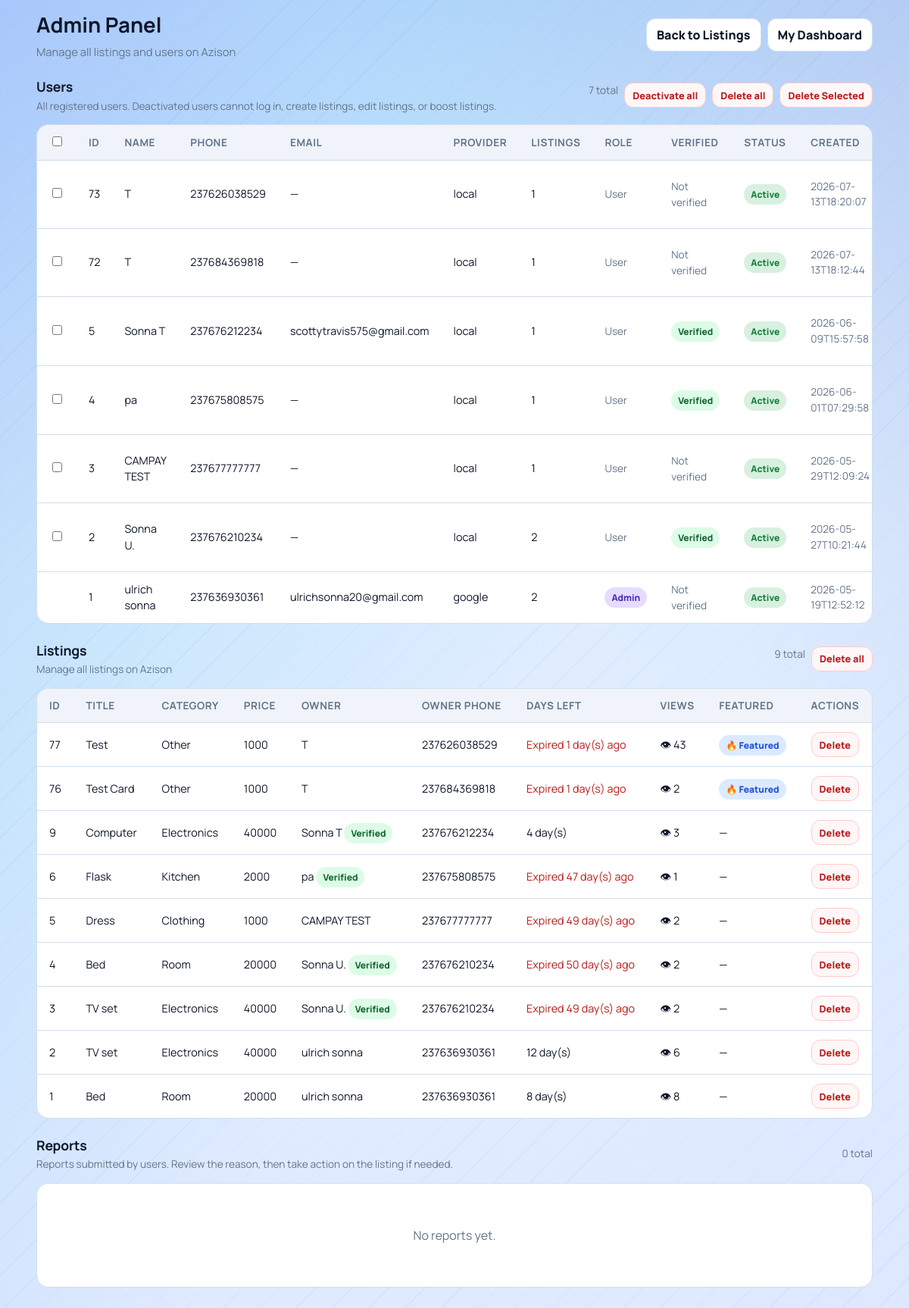
Page /admin (signed in) on the earlier database version.
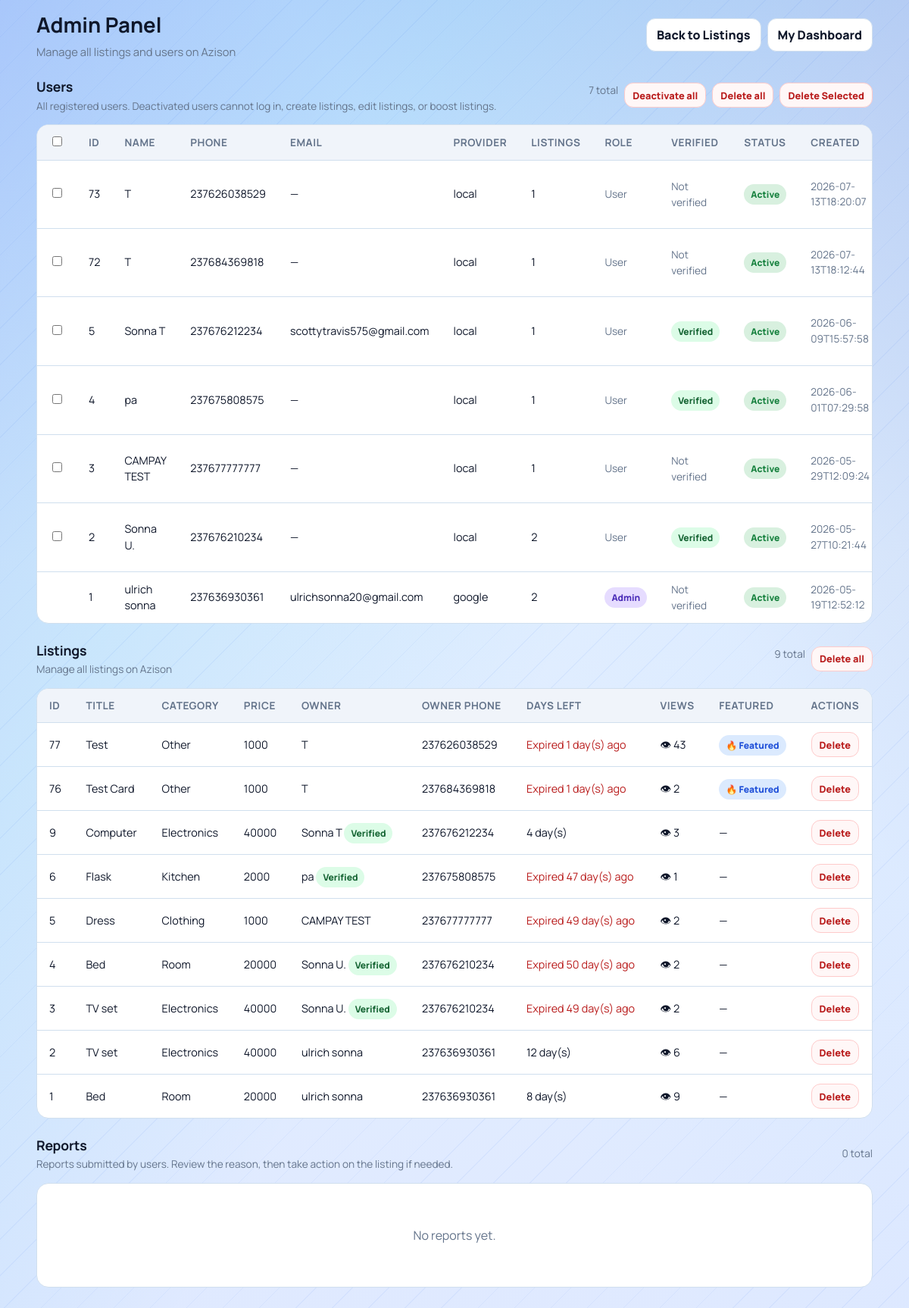
Same page on the later database version.
### tables this page shows
CREATE TABLE listings(
            id INTEGER PRIMARY KEY AUTOINCREMENT,
            title TEXT,
            price TEXT,
            category TEXT,
            phone TEXT,
            owner_phone TEXT,
            leave_date TEXT,
            description TEXT,
            image TEXT,
            is_featured INTEGER DEFAULT 0
        , view_count INTEGER DEFAULT 0);

CREATE TABLE users(
            id INTEGER PRIMARY KEY AUTOINCREMENT,
            full_name TEXT NOT NULL,
            phone TEXT NOT NULL UNIQUE,
            password_hash TEXT NOT NULL,
            email TEXT,
            google_sub TEXT,
            auth_provider TEXT NOT NULL DEFAULT 'local',
            created_at TEXT NOT NULL
        , is_admin INTEGER DEFAULT 0, is_active INTEGER DEFAULT 1, is_verified INTEGER DEFAULT 0);

### app.py (the view, shortened to what this page needs)
@app.route("/admin")
@admin_required
def admin_panel():
    conn = get_db()
    cursor = conn.cursor()
    ensure_user_verified_column(cursor)
    conn.commit()
    cursor.execute(
        """
        SELECT l.*, u.full_name as owner_name, u.is_verified as owner_is_verified
        FROM listings l
        LEFT JOIN users u ON u.phone = l.owner_phone
        ORDER BY l.id DESC
        """
    )
    rows = cursor.fetchall()
    cursor.execute(
        """
        SELECT u.id, u.full_name, u.phone, u.email, u.auth_provider, u.is_admin, u.is_active, u.is_verified, u.created_at,
               (SELECT COUNT(*) FROM listings l WHERE l.owner_phone = u.phone) AS listing_count
        FROM users u
        ORDER BY u.is_active ASC, u.id DESC
        """
    )
    user_rows = cursor.fetchall()
    cursor.execute(
        """
        SELECT r.id, r.listing_id, r.reporter_user_id, r.reason, r.comment, r.created_at,
               l.title AS listing_title, l.category AS listing_category,
               u.full_name AS reporter_name, u.phone AS reporter_phone, u.email AS reporter_email
        FROM reports r
        LEFT JOIN listings l ON l.id = r.listing_id
        LEFT JOIN users u ON u.id = r.reporter_user_id
        ORDER BY r.id DESC
        """
    )
    report_rows = cursor.fetchall()
    conn.close()
    today = current_date()
    listings = []
    for row in rows:
        leave_date = datetime.strptime(row["leave_date"], "%Y-%m-%d").date()
        days_left = (leave_date - today).days
        is_expired = days_left < 0
        is_soon = 0 <= days_left <= 3
        listings.append(
            {
                "id": row["id"],
                "title": row["title"],
                "price": row["price"],
                "category": row["category"],
                "phone": row["phone"],
                "owner_phone": row["owner_phone"] or "",
                "owner_name": row["owner_name"] or "Unknown",
                "owner_is_verified": bool(row_value(row, "owner_is_verified", 0) == 1),
                "leave_date": row["leave_date"],
                "description": row["description"] or "",
                "image": row["image"],
                "is_featured": row["is_featured"],
                "view_count": row["view_count"],
                "days_left": days_left,
                "is_expired": is_expired,
                "is_soon": is_soon,
            }
        )
    users = []
    for user_row in user_rows:
        users.append(
            {
                "id": user_row["id"],
                "full_name": user_row["full_name"] or "",
                "phone": user_row["phone"] or "",
                "email": user_row["email"] or "",
                "auth_provider": user_row["auth_provider"] or "local",
                "is_admin": bool(user_row["is_admin"] == 1),
                "is_active": bool(user_row["is_active"] == 1),
                "is_verified": bool(row_value(user_row, "is_verified", 0) == 1),
                "created_at": user_row["created_at"] or "",
                "listing_count": user_row["listing_count"] or 0,
            }
        )
    reports = []
    return render_template("admin.html", listings=listings, users=users, reports=reports)

### app.py (called while the page is built)
def env_flag(name):
    return os.getenv(name, "").strip().lower() in {"1", "true", "yes", "on"}

def get_db():
    if USE_POSTGRES:
        if psycopg2 is None:
            raise RuntimeError("DATABASE_URL is set but psycopg2 is not installed.")
        return PostgresConnection(psycopg2.connect(normalize_database_url(DATABASE_URL)))
    conn = sqlite3.connect(SQLITE_DATABASE_PATH)
    conn.row_factory = sqlite3.Row
    return conn

def normalize_phone(raw_phone):
    if not raw_phone:
        return ""
    phone = re.sub(r"\D", "", raw_phone)
    if phone.startswith("00"):
        phone = phone[2:]
    national_number = ""
    if phone.startswith("237") and len(phone) == 12:
        national_number = phone[3:]
    elif len(phone) == 10 and phone.startswith("0"):
        national_number = phone[1:]
    elif len(phone) == 9:
        national_number = phone
    else:
        return ""
    if len(national_number) != 9 or national_number[0] not in {"2", "6"}:
        return ""
    phone = "237" + national_number
    return phone

def current_date():
    return datetime.today().date()

### templates/admin.html (shortened to what the changed rows need)
<!DOCTYPE html>
<html lang="en">
<head>
    <link rel="stylesheet" href="{{ url_for('static', filename='css/marketplace.css') }}">
</head>
<body>
    <main class="page">
        <section class="topbar">
            <div class="title-wrap">
                <h1>Admin Panel</h1>
            </div>
        </section>
        <section class="section-heading">
            <div>
                <h2>Users</h2>
            </div>
        </section>
        <section class="table-container">
            {% if users %}
                <table>
                    <thead>
                        <tr>
                            <th><input type="checkbox" id="select-all-users" onchange="toggleAllUserCheckboxes(this);"></th>
                            <th>ID</th>
                            <th>Name</th>
                            <th>Phone</th>
                            <th>Email</th>
                            <th>Provider</th>
                            <th>Listings</th>
                            <th>Role</th>
                            <th>Verified</th>
                            <th>Status</th>
                            <th>Created</th>
                        </tr>
                    </thead>
                </table>
            {% else %}
                <div class="empty">
                    <p>No users found.</p>
                </div>
            {% endif %}
        </section>
        <section class="section-heading">
            <div>
                <h2>Listings</h2>
            </div>
        </section>
        <section class="table-container">
            {% if listings %}
                <table>
                    <thead>
                        <tr>
                            <th>ID</th>
                            <th>Title</th>
                            <th>Category</th>
                            <th>Price</th>
                            <th>Owner</th>
                            <th>Owner Phone</th>
                            <th>Days Left</th>
                            <th>Views</th>
                            <th>Featured</th>
                            <th>Actions</th>
                        </tr>
                    </thead>
                    <tbody>
                        {% for item in listings %}
                        <tr>
                            <td>{{ item['id'] }}</td>
                            <td>{{ item['title'] }}</td>
                            <td>{{ item['category'] }}</td>
                            <td>{{ item['price'] }}</td>
                            <td>
                                {{ item['owner_name'] }}
                            </td>
                            <td>{{ item['owner_phone'] }}</td>
                            <td>
                                {% if item['is_expired'] %}
                                    <span style="color: var(--danger);">Expired {{ item['days_left'] * -1 }} day(s) ago</span>
                                {% elif item['is_soon'] %}
                                    <span class="deadline soon">⚡ {{ item['days_left'] }} day(s)</span>
                                {% else %}
                                    {{ item['days_left'] }} day(s)
                                {% endif %}
                            </td>
                            <td>👁 {{ item['view_count'] or 0 }}</td>
                            <td>
                                {% if item['is_featured'] == 1 %}
                                    <span class="badge featured">🔥 Featured</span>
                                {% else %}
                                    —
                                {% endif %}
                            </td>
                            <td>
                                <form method="POST" action="{{ url_for('admin_delete_listing', id=item['id']) }}" onsubmit="return confirm('Are you sure you want to delete this listing?');">
                                    <button class="danger-btn" type="submit">Delete</button>
                                </form>
                            </td>
                        </tr>
                        {% endfor %}
                    </tbody>
                </table>
            {% else %}
                <div class="empty">
                    <p>No listings found.</p>
                </div>
            {% endif %}
        </section>
        <section class="section-heading">
            <div>
                <h2>Reports</h2>
            </div>
        </section>
    </main>
</body>
</html>

Differences in the rows shown:
changed listings id 1: view_count "8" → "9"
